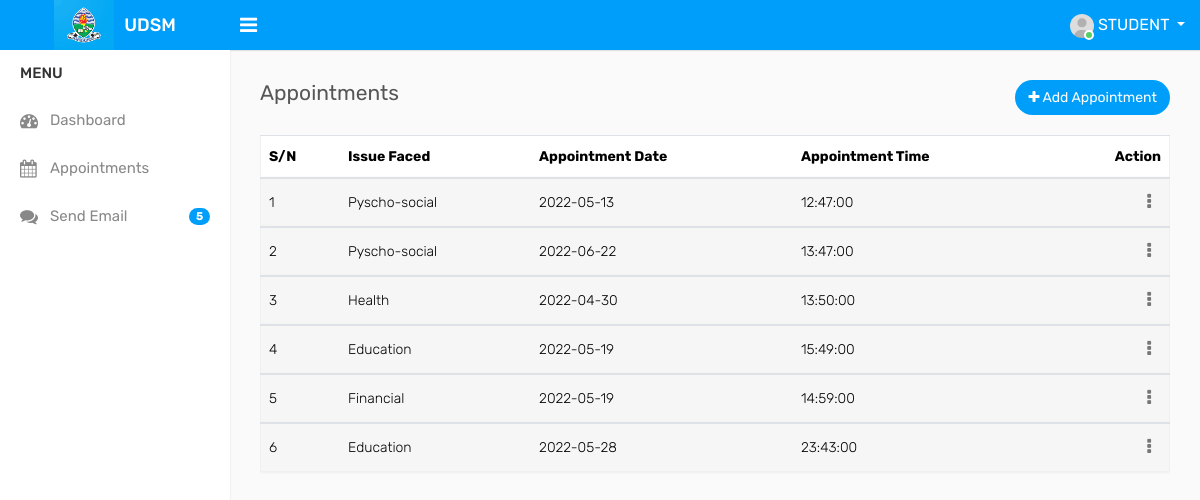
The app's page /students/appointment.php, older data.
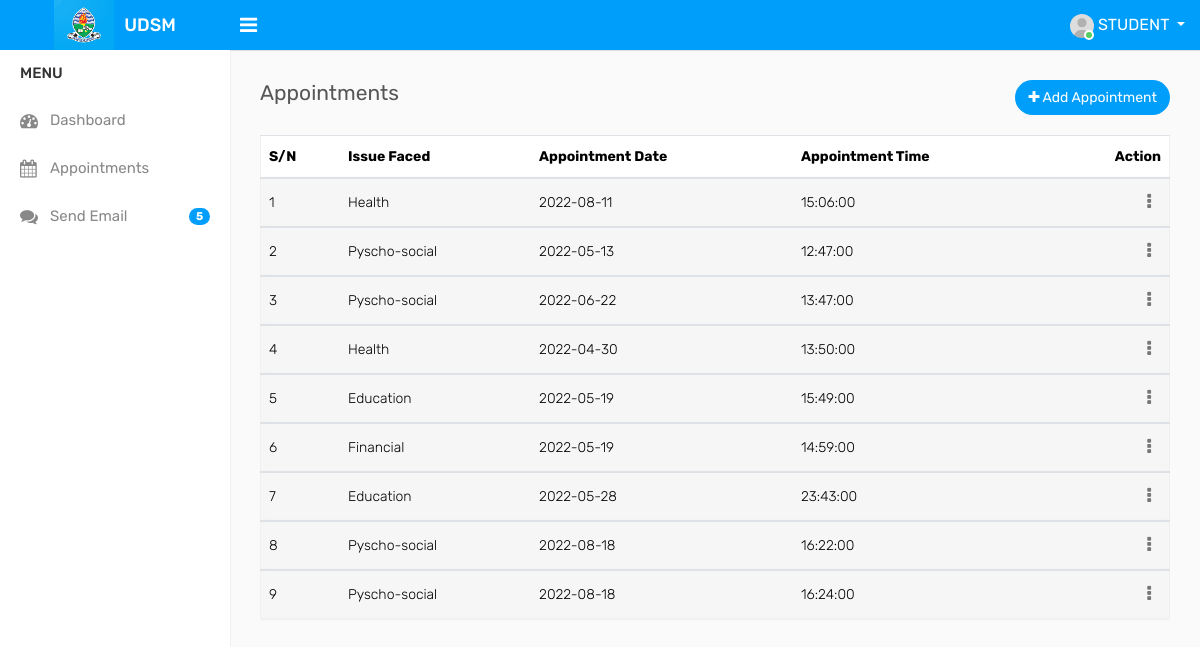
The same page, newer data.
### tables this page shows
CREATE TABLE `appointment` (
  `appointment_id` int(100) UNSIGNED NOT NULL,
  `issuefaced` varchar(100) NOT NULL,
  `counsellor` varchar(100) NOT NULL,
  `dates` date NOT NULL,
  `datestime` time NOT NULL,
  `statuses` varchar(100) NOT NULL,
  `messages` text NOT NULL
);

### students/appointment.php (the view, shortened to what this page needs)
<?php
include 'includes/header.php';
include 'includes/sidebar.php';
$link = mysqli_connect('localhost', 'root','', 'udsm_counselling');
$query = "SELECT * from appointment";
    $result = mysqli_query($link, $query);
?>
<div class="page-wrapper">
            <div class="content">
                <div class="row">
                    <div class="col-sm-4 col-3">
                        <h4 class="page-title">Appointments</h4>
                    </div>
                    <div class="col-sm-8 col-9 text-right m-b-20">
                        <a href="add_appointments.php" class="btn btn btn-primary btn-rounded float-right"><i class="fa fa-plus"></i> Add Appointment</a>
                    </div>
                </div>
				<div class="row">
					<div class="col-md-12">
						<div class="table-responsive">
							<table class="table table-striped custom-table">
								<thead>
									<tr>
                                        <th>S/N</th>
                                        <th>Issue Faced</th>
										<th>Appointment Date</th>
										<th>Appointment Time</th>
										<th class="text-right">Action</th>
									</tr>
								</thead>
								<tbody>
                                    <?php
                                        $i = 1;
                                        while($row=mysqli_fetch_assoc($result))
                                        {
			                        ?>
									<tr>
                                        <td><?php echo $i++ ?></td>
                                        <td><?php echo $row['issuefaced']?></td>
                                        <td><?php echo $row['dates']?></td>
                                        <td><?php echo $row['datestime']?></td>
                                        <td class="text-right">
											<div class="dropdown dropdown-action">
												<a href="#" class="action-icon dropdown-toggle" data-toggle="dropdown" aria-expanded="false"><i class="fa fa-ellipsis-v"></i></a>
											</div>
										</td>
                                    </tr>
								</tbody>
                                    <?php
				                        }
			                        ?>
							</table>
						</div>
					</div>
		</div>
    </div>
<?php
include 'includes/footer.php';
?>

Row changes from the older to the newer data that the page shows:
added appointment: issuefaced "Health", dates "2022-08-11", datestime "15:06:00"
added appointment: issuefaced "Pyscho-social", dates "2022-08-18", datestime "16:22:00"
added appointment: issuefaced "Pyscho-social", dates "2022-08-18", datestime "16:24:00"
